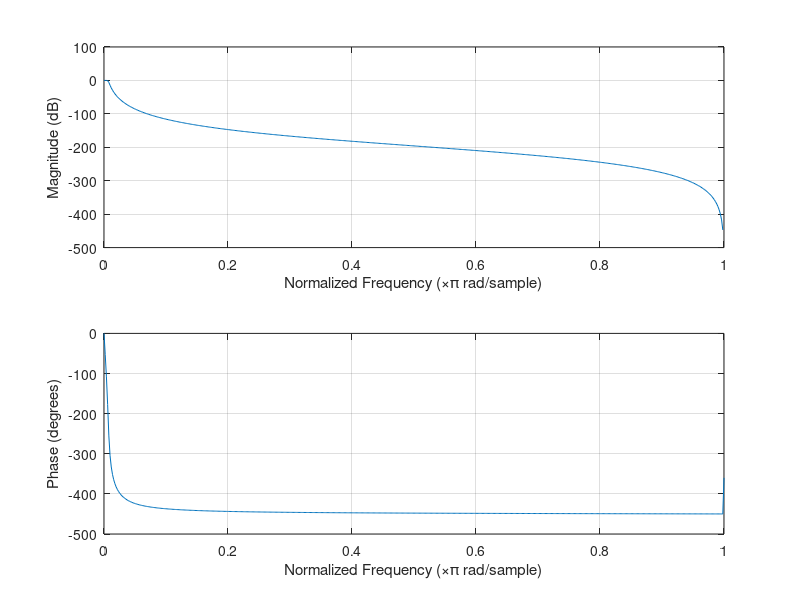

This chart was generated by the following MATLAB code:
fs = 44100;
x = wgn(1,2*fs,1);

%Filter
[b,a] = butter(5,0.007,'low');
freqz(b,a);
kick = filter(b,a,x);
[b,a] = butter(8,0.008,'low');



%Amplify and add zero padding
kick = kick*7;
sample = kick;
sample = kick(1:fs/9);
clear kick;

%Generate envelope
A = linspace(0, 0.6, (length(sample)*0.1)); %rise 20% of signal
D = linspace(0.6, 0.5,(length(sample)*0.1)); %drop of 5% of signal
S = linspace(0.5, 0.5,(length(sample)*0.3)); %delay of 40% of signal
R = linspace(0.5, 0,(length(sample)*0.3)); %drop of 35% of signal

ADSR = [A D S R] ; %make a matrix

dif = length(sample) - length(ADSR); %find out the difference

envelope = cat(2, ADSR, zeros(1,dif)); %concatenate a horrizontal (2) ADSR + the difference of ADSR and the signal
sample = sample.*envelope;
kick = sample;
audiowrite('kick1.wav',kick,fs);


